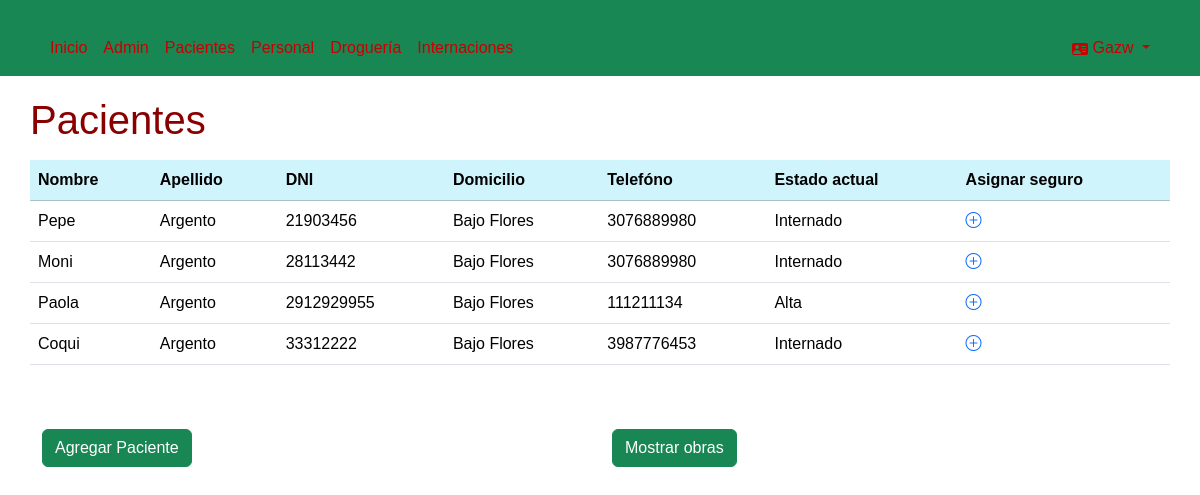
/gestion_internaciones/pacientes/ (signed in), run on an earlier commit of the app's database.
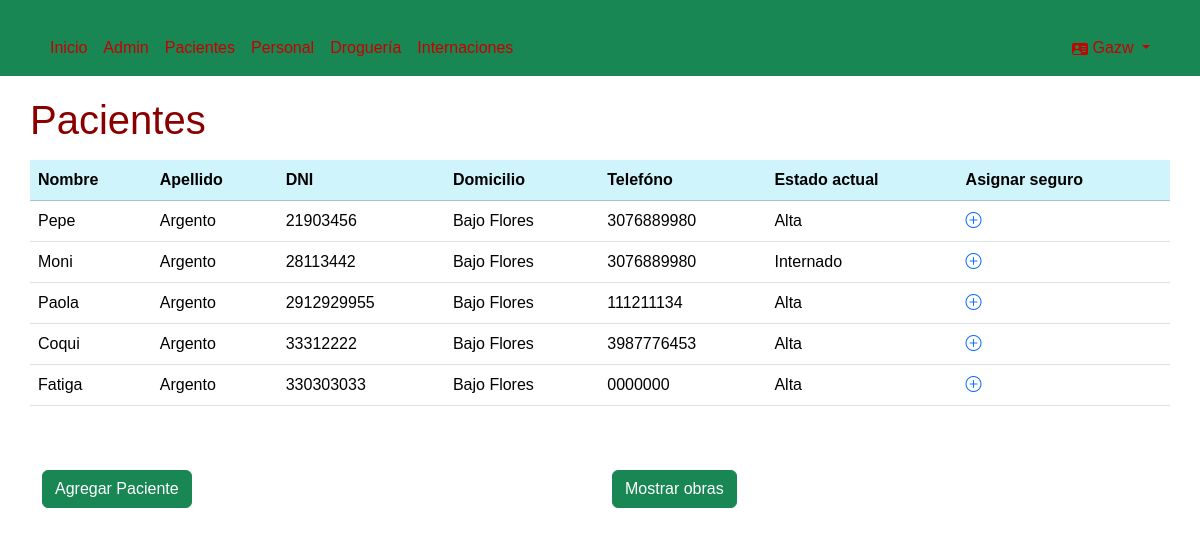
And on a later commit of the database.
### gestion_internaciones/models.py (models this page shows, shortened)
class Pacientes(models.Model):
    nombre_pac = models.CharField(max_length=30)
    apellido_pac = models.CharField(max_length=15)
    dni_pac = models.CharField(max_length=10)
    domicilio_pac = models.CharField(max_length=50)
    telefono_pac = models.CharField(max_length=12)
    estados_choices = [('1','Internado'),
    ('2', 'Alta'),
    ('3', 'Fallecido'),
    ('4', 'Espera')]
    estado_pac = models.CharField(
        max_length=10,
        choices=estados_choices, default='4'
    )

### gestion_internaciones/views.py (the view)
# urls.py: path('pacientes/', views.listapacientes, name='listapacientes'),
@login_required
def listapacientes (request):
    pacientes = Pacientes.objects.all()
    context = {
        'pacientes': pacientes,
    }
    return render(request, 'pacientes/pacientes.html', context)

### gestion_internaciones/templates/pacientes/pacientes.html (shortened to what this page needs)
{% extends "base.html" %}
{% block content %}
{% if request.user.is_staff %}
<div class="mt-3">
    <h1 class="row justify-content-left">Pacientes</h1>
</div>
<div class="row justify-content-center mt-3">
    <table class="table">
            <tr class="table-info">
                <th>Nombre</th>
                <th>Apellido</th>
                <th>DNI</th>
                <th>Domicilio</th>
                <th>Telefóno</th>
                <th>Estado actual</th>
                <th>Asignar seguro</th>
            </tr>
            {% for i in pacientes %}
            <tr>
                <td>{{ i.nombre_pac }}</td>
                <td>{{ i.apellido_pac }}</td>
                <td>{{ i.dni_pac }}</td>
                <td>{{ i.domicilio_pac }}</td>
                <td>{{ i.telefono_pac }}</td>
                <td>{{ i.get_estado_pac_display }}</td>
                <td>
                    <a href="{% url 'asignarObra' i.id %}">
                    <i class="bi bi-plus-circle"></i>
                </a>
                </td>
            </tr>
            {% endfor %}
    </table>
</div>
<div class="mt-5 row">
    <a href="{% url 'agregarpaciente' %}" class="col">
        <button class="btn btn-success">Agregar Paciente</button>
    </a>
    <a href="{% url 'obras' %}" class="col">
        <button class="btn btn-success">Mostrar obras</button>
    </a>
</div>
{%else%}
<h1>No tienes permisos para ver esto</h1>
{%endif%}
{% endblock %}

What changed in the data, as far as the page shows it:
changed Pacientes "Pepe": estado_pac "Internado" → "Alta"
changed Pacientes "Coqui": estado_pac "Internado" → "Alta"
added Pacientes: nombre_pac "Fatiga", apellido_pac "Argento", dni_pac "330303033", domicilio_pac "Bajo Flores", telefono_pac "0000000", estado_pac "Alta"
